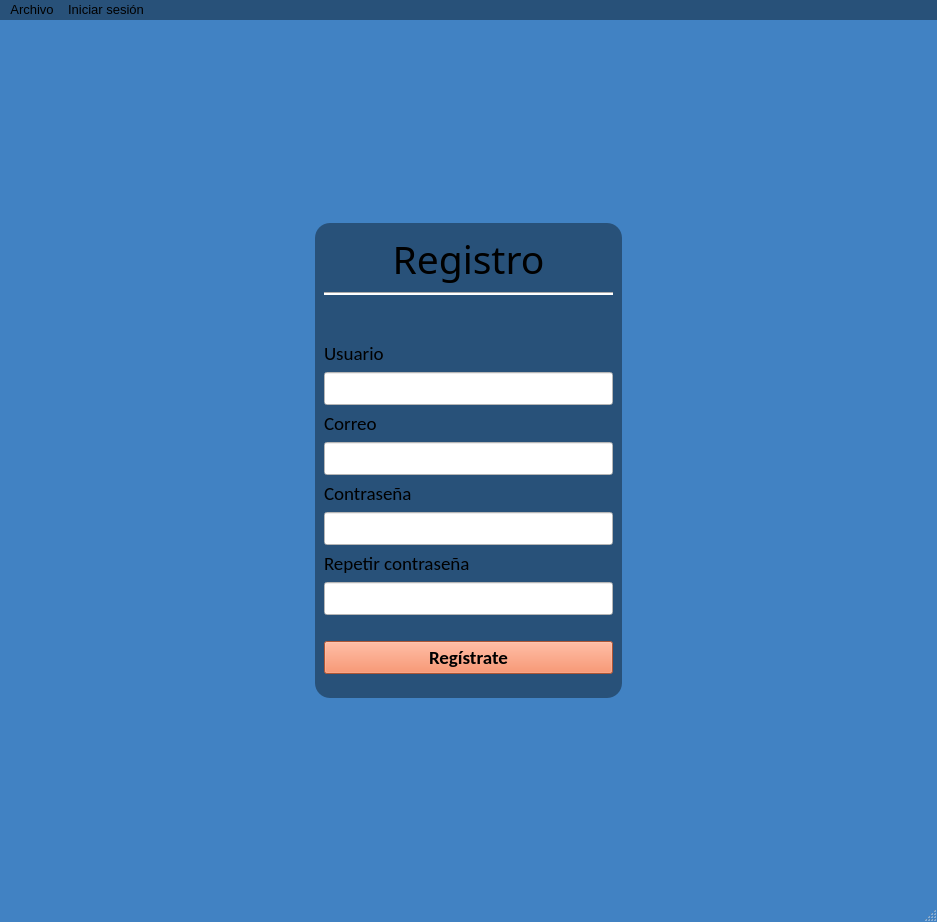
<?xml version="1.0" encoding="UTF-8"?>
<!-- Define la versión XML y la codificación UTF-8 para soportar caracteres especiales -->

<ui version="4.0">
  <!-- Indica que se está utilizando la versión 4.0 de Qt Designer -->

  <class>MainWindow</class>
  <!-- Define el nombre de la clase para esta interfaz de usuario como "MainWindow" -->

  <widget class="QMainWindow" name="MainWindow">
    <!-- Especifica que el widget principal es un QMainWindow con el nombre "MainWindow" -->

    <property name="windowModality">
      <enum>Qt::WindowModality::NonModal</enum>
    </property>
    <!-- La ventana tiene una modalidad "NonModal", permitiendo al usuario interactuar con otras ventanas abiertas -->

    <property name="geometry">
      <rect>
        <x>0</x>
        <y>0</y>
        <width>937</width>
        <height>922</height>
      </rect>
    </property>
    <!-- Define la posición y tamaño de la ventana principal: ubicada en (0,0) con un ancho de 937 y un alto de 922 píxeles -->

    <property name="font">
      <font>
        <hintingpreference>PreferDefaultHinting</hintingpreference>
      </font>
    </property>
    <!-- Configura la fuente para utilizar "PreferDefaultHinting", que mejora la visualización del texto en la pantalla -->

    <property name="windowTitle">
      <string>Registro Equipo_04</string>
    </property>
    <!-- Establece el título de la ventana como "MainWindow" -->

    <property name="layoutDirection">
      <enum>Qt::LayoutDirection::LeftToRight</enum>
    </property>
    <!-- Establece que la dirección de disposición de los elementos es de izquierda a derecha -->

    <property name="autoFillBackground">
      <bool>false</bool>
    </property>
    <!-- Desactiva el relleno automático de fondo en la ventana principal -->

    <property name="styleSheet">
      <string notr="true">QWidget#MainWindow{
        background-color: rgb(65, 130, 195);
      }</string>
    </property>
    <!-- Aplica un estilo CSS solo para el widget MainWindow, configurando un color de fondo azul claro (rgb(65, 130, 195)) -->

    <widget class="QWidget" name="centralwidget">
      <!-- Declara el widget central "centralwidget", que contiene el contenido principal de la ventana -->

      <property name="styleSheet">
        <string notr="true">display:flex;
          justify-content:center;
        </string>
      </property>
      <!-- Aplica un estilo CSS con "display: flex" en el widget central, para alinear su contenido al centro -->

      <layout class="QVBoxLayout" name="verticalLayout_2">
        <!-- Define un diseño vertical (QVBoxLayout) llamado "verticalLayout_2" para organizar los elementos verticalmente -->

        <item>
          <spacer name="verticalSpacer">
            <property name="orientation">
              <enum>Qt::Orientation::Vertical</enum>
            </property>
            <property name="sizeHint" stdset="0">
              <size>
                <width>20</width>
                <height>40</height>
              </size>
            </property>
          </spacer>
        </item>
        <!-- Añade un espaciador vertical para crear separación en el diseño, de 20 píxeles de ancho y 40 de alto -->

        <item>
          <layout class="QHBoxLayout" name="horizontalLayout">
            <!-- Define un diseño horizontal (QHBoxLayout) para organizar widgets en una fila -->

            <item>
              <spacer name="horizontalSpacer">
                <property name="orientation">
                  <enum>Qt::Orientation::Horizontal</enum>
                </property>
                <property name="sizeHint" stdset="0">
                  <size>
                    <width>40</width>
                    <height>20</height>
                  </size>
                </property>
              </spacer>
            </item>
            <!-- Añade un espaciador horizontal con tamaño sugerido 40x20 para proporcionar espacio lateral entre widgets -->

            <item>
              <widget class="QFrame" name="frame">
                <!-- Define un QFrame llamado "frame", que funciona como contenedor para agrupar otros widgets -->

                <property name="font">
                  <font>
                    <pointsize>9</pointsize>
                  </font>
                </property>
                <!-- Configura el tamaño de fuente en el frame como 9 puntos -->

                <property name="styleSheet">
                  <string notr="true">QWidget#frame{
                    border-radius:15px;
                    background-color: rgb(40, 81, 121);
                  }</string>
                </property>
                <!-- Aplica un estilo CSS personalizado al frame, con esquinas redondeadas de 15px y un fondo azul oscuro (rgb(40, 81, 121)) -->

                <property name="frameShape">
                  <enum>QFrame::Shape::StyledPanel</enum>
                </property>
                <!-- Configura el frame como un panel estilizado (StyledPanel) con un borde decorativo -->

                <property name="frameShadow">
                  <enum>QFrame::Shadow::Raised</enum>
                </property>
                <!-- Define la sombra del frame como "Raised" para darle un efecto de relieve o elevación -->

                <layout class="QVBoxLayout" name="verticalLayout">
                  <!-- Define un diseño vertical dentro del frame para organizar los widgets de arriba hacia abajo -->

                  <item>
                    <widget class="QLabel" name="labelRegistro">
                      <!-- Declara una etiqueta (QLabel) llamada "label_5" que muestra el texto "Registro" -->

                      <property name="font">
                        <font>
                          <family>Segoe UI Black</family>
                          <pointsize>29</pointsize>
                          <hintingpreference>PreferDefaultHinting</hintingpreference>
                        </font>
                      </property>
                      <!-- Configura la fuente como "Segoe UI Black" de 29 puntos para un texto en negrita y de gran tamaño -->

                      <property name="frameShape">
                        <enum>QFrame::Shape::NoFrame</enum>
                      </property>
                      <!-- Define el marco de la etiqueta como "NoFrame", sin borde alrededor del texto -->

                      <property name="frameShadow">
                        <enum>QFrame::Shadow::Plain</enum>
                      </property>
                      <!-- Configura la sombra de la etiqueta como "Plain", sin efecto de sombra adicional -->

                      <property name="text">
                        <string>Registro</string>
                      </property>
                      <!-- Define el texto de la etiqueta como "Registro" -->

                      <property name="textFormat">
                        <enum>Qt::TextFormat::RichText</enum>
                      </property>
                      <!-- Configura el formato de texto como "RichText", permitiendo HTML si es necesario -->

                      <property name="alignment">
                        <set>Qt::AlignmentFlag::AlignHCenter|Qt::AlignmentFlag::AlignTop</set>
                      </property>
                      <!-- Alinea el texto horizontalmente al centro y verticalmente en la parte superior de la etiqueta -->
                    </widget>
                  </item>

                  <item>
                    <widget class="Line" name="lineRegistro">
                      <!-- Declara un widget de tipo línea (Line) llamado "line", usado como separador visual horizontal -->

                      <property name="styleSheet">
                        <string notr="true">background-color: rgb(255, 255, 255);</string>
                      </property>
                      <!-- Define el color de fondo de la línea como blanco (rgb(255, 255, 255)) -->

                      <property name="orientation">
                        <enum>Qt::Orientation::Horizontal</enum>
                      </property>
                      <!-- Establece la orientación de la línea como horizontal -->
                    </widget>
                  </item>

                  <item>
                    <spacer name="verticalSpacer_3">
                      <!-- Añade un espaciador vertical llamado "verticalSpacer_3" para añadir espacio extra entre los widgets -->

                      <property name="orientation">
                        <enum>Qt::Orientation::Vertical</enum>
                      </property>
                      <!-- Configura el espaciador con orientación vertical -->

                      <property name="sizeHint" stdset="0">
                        <size>
                          <width>20</width>
                          <height>40</height>
                        </size>
                      </property>
                      <!-- Establece un tamaño sugerido para el espaciador: 20 de ancho y 40 de alto -->
                    </spacer>
                  </item>

                  <item>
                    <widget class="QLabel" name="labelUsuario">
                      <!-- Declara una etiqueta (QLabel) llamada "label", que muestra el texto "Usuario" -->

                      <property name="font">
                        <font>
                          <family>Calibri</family>
                          <pointsize>14</pointsize>
                          <hintingpreference>PreferDefaultHinting</hintingpreference>
                        </font>
                      </property>
                      <!-- Configura la fuente como "Calibri" de 14 puntos -->

                      <property name="text">
                        <string>Usuario</string>
                      </property>
                      <!-- Establece el texto de la etiqueta como "Usuario" -->
                    </widget>
                  </item>

                  <item>
                    <widget class="QLineEdit" name="editUsuario">
                      <!-- Define un campo de entrada de texto (QLineEdit) llamado "editUsuario" para que el usuario introduzca su nombre -->

                      <property name="font">
                        <font>
                          <family>Calibri</family>
                          <pointsize>14</pointsize>
                          <hintingpreference>PreferDefaultHinting</hintingpreference>
                        </font>
                      </property>
                      <!-- Configura la fuente del campo de texto en "Calibri" con tamaño 14 puntos -->

                      <property name="styleSheet">
                        <string notr="true">background-color: rgb(255, 255, 255); color:black;</string>
                      </property>
                      <!-- Asigna un fondo blanco al campo de entrada y texto en color negro -->

                      <property name="text">
                        <string/>
                      </property>
                      <!-- Define el campo de texto vacío inicialmente -->
                    </widget>
                  </item>
                  <item>
                    <widget class="QLabel" name="labelCorreo">
                      <!-- Declara otra etiqueta (QLabel) llamada "label_3", que mostrará el texto "Correo" -->

                      <property name="font">
                        <font>
                          <family>Calibri</family>
                          <pointsize>14</pointsize>
                          <hintingpreference>PreferDefaultHinting</hintingpreference>
                        </font>
                      </property>
                      <!-- Configura la fuente en "Calibri" con un tamaño de 14 puntos para el texto de la etiqueta -->

                      <property name="text">
                        <string>Correo</string>
                      </property>
                      <!-- Establece el texto de la etiqueta como "Correo" -->
                    </widget>
                  </item>

                  <item>
                    <widget class="QLineEdit" name="editCorreo">
                      <!-- Define otro campo de entrada de texto (QLineEdit) llamado "editCorreo", 
                      para que el usuario introduzca su correo electrónico -->

                      <property name="font">
                        <font>
                          <family>Calibri</family>
                          <pointsize>14</pointsize>
                        </font>
                      </property>
                      <!-- Configura la fuente del campo de texto con "Calibri" y un tamaño de 14 puntos -->

                      <property name="autoFillBackground">
                        <bool>false</bool>
                      </property>
                      <!-- Desactiva el fondo de autocompletar en este campo de texto -->

                      <property name="styleSheet">
                        <string notr="true">background-color:white; color:black;</string>
                      </property>
                      <!-- Aplica un fondo blanco al campo de entrada de texto y color de texto negro -->

                      <property name="text">
                        <string/>
                      </property>
                      <!-- Define el campo de texto como vacío al inicio -->
                    </widget>
                  </item>

                  <item>
                    <widget class="QLabel" name="labelContrasenna">
                      <!-- Declara una etiqueta (QLabel) llamada "label_2" que mostrará el texto "Contraseña" -->

                      <property name="font">
                        <font>
                          <family>Calibri</family>
                          <pointsize>14</pointsize>
                        </font>
                      </property>
                      <!-- Configura la fuente en "Calibri" con tamaño 14 puntos para el texto de la etiqueta -->

                      <property name="text">
                        <string>Contraseña</string>
                      </property>
                      <!-- Establece el texto de la etiqueta como "Contraseña" -->
                    </widget>
                  </item>

                  <item>
                    <widget class="QLineEdit" name="editContrasenna">
                      <!-- Define un campo de entrada de texto (QLineEdit) llamado "editContrasenna", 
                      donde el usuario introducirá su contraseña -->

                      <property name="font">
                        <font>
                          <family>Calibri</family>
                          <pointsize>14</pointsize>
                          <hintingpreference>PreferDefaultHinting</hintingpreference>
                        </font>
                      </property>
                      <!-- Configura la fuente del campo de texto en "Calibri" con un tamaño de 14 puntos -->

                      <property name="styleSheet">
                        <string notr="true">background-color: rgb(255, 255, 255); color:black;</string>
                      </property>
                      <!-- Aplica un fondo blanco y texto en color negro para el campo de entrada -->

                      <property name="text">
                        <string/>
                      </property>
                      <!-- Define el campo de texto como vacío inicialmente -->

                      <property name="echoMode">
                        <enum>QLineEdit::EchoMode::Password</enum>
                      </property>
                      <!-- Establece el modo de eco del campo como "Password", para ocultar los caracteres al introducir la contraseña -->
                    </widget>
                  </item>

                  <item>
                    <widget class="QLabel" name="labelRepetirContrasenna">
                      <!-- Declara una etiqueta (QLabel) llamada "label_4" que mostrará el texto "Repetir contraseña" -->

                      <property name="font">
                        <font>
                          <family>Calibri</family>
                          <pointsize>14</pointsize>
                        </font>
                      </property>
                      <!-- Configura la fuente en "Calibri" con un tamaño de 14 puntos para el texto de la etiqueta -->

                      <property name="text">
                        <string>Repetir contraseña</string>
                      </property>
                      <!-- Establece el texto de la etiqueta como "Repetir contraseña" -->
                    </widget>
                  </item>

                  <item>
                    <widget class="QLineEdit" name="editRContrasenna">
                      <!-- Define otro campo de entrada de texto (QLineEdit) llamado "editRContrasenna" 
                      para que el usuario confirme su contraseña -->

                      <property name="font">
                        <font>
                          <family>Calibri</family>
                          <pointsize>14</pointsize>
                        </font>
                      </property>
                      <!-- Configura la fuente del campo de texto en "Calibri" con tamaño 14 puntos -->

                      <property name="styleSheet">
                        <string notr="true">background-color:white; color:black;</string>
                      </property>
                      <!-- Aplica un fondo blanco y texto negro al campo de entrada de texto -->

                      <property name="text">
                        <string/>
                      </property>
                      <!-- Define el campo de texto como vacío inicialmente -->

                      <property name="echoMode">
                        <enum>QLineEdit::EchoMode::Password</enum>
                      </property>
                      <!-- Establece el modo de eco como "Password" para ocultar el texto al ingresar la contraseña de confirmación -->
                    </widget>
                  </item>

                  <item>
                    <spacer name="verticalSpacer_4">
                      <!-- Añade un espaciador vertical llamado "verticalSpacer_4" para proporcionar espacio entre widgets -->

                      <property name="orientation">
                        <enum>Qt::Orientation::Vertical</enum>
                      </property>
                      <!-- Configura el espaciador como vertical -->

                      <property name="sizeHint" stdset="0">
                        <size>
                          <width>20</width>
                          <height>20</height>
                        </size>
                      </property>
                      <!-- Define el tamaño sugerido del espaciador en 20 píxeles de ancho y 20 de alto -->
                    </spacer>
                  </item>

                  <item>
                    <widget class="QPushButton" name="btnRegistro">
                      <!-- Declara un botón (QPushButton) llamado "btnRegistro", para que el usuario complete el registro -->

                      <property name="font">
                        <font>
                          <family>Calibri</family>
                          <pointsize>14</pointsize>
                          <bold>true</bold>
                          <hintingpreference>PreferDefaultHinting</hintingpreference>
                        </font>
                      </property>
                      <!-- Configura la fuente del botón como "Calibri", tamaño de 14 puntos y con negrita activada -->

                      <property name="cursor">
                        <cursorShape>PointingHandCursor</cursorShape>
                      </property>
                      <!-- Cambia el cursor a una mano cuando el usuario pasa sobre el botón, indicando que es interactivo -->

                      <property name="styleSheet">
                        <string notr="true">background-color: #f2784b;</string>
                      </property>
                      <!-- Aplica un estilo CSS para cambiar el color de fondo del botón a un tono naranja (#f2784b) -->

                      <property name="text">
                        <string>Regístrate</string>
                      </property>
                      <!-- Establece el texto del botón como "Regístrate" -->
                    </widget>
                  </item>

                  <item>
                    <spacer name="verticalSpacer_5">
                      <!-- Añade un espaciador vertical adicional llamado "verticalSpacer_5" para crear más espacio entre los widgets -->

                      <property name="orientation">
                        <enum>Qt::Orientation::Vertical</enum>
                      </property>
                      <!-- Configura la orientación del espaciador como vertical -->

                      <property name="sizeHint" stdset="0">
                        <size>
                          <width>20</width>
                          <height>15</height>
                        </size>
                      </property>
                      <!-- Define el tamaño sugerido en 20 píxeles de ancho y 15 de alto -->
                    </spacer>
                  </item>
                  <!-- Fin de los elementos de diseño y widgets dentro del frame -->
                </layout>
              </widget>
            </item>

            <item>
              <spacer name="horizontalSpacer_2">
                <!-- Añade un segundo espaciador horizontal en el diseño horizontal principal para más separación lateral -->

                <property name="orientation">
                  <enum>Qt::Orientation::Horizontal</enum>
                </property>
                <!-- Define el espaciador como horizontal -->

                <property name="sizeHint" stdset="0">
                  <size>
                    <width>40</width>
                    <height>20</height>
                  </size>
                </property>
                <!-- Establece un tamaño sugerido de 40 píxeles de ancho y 20 de alto -->
              </spacer>
            </item>
          </layout>
        </item>

        <item>
          <spacer name="verticalSpacer_2">
            <!-- Añade un espaciador vertical en el diseño vertical principal para ajustar la separación final -->

            <property name="orientation">
              <enum>Qt::Orientation::Vertical</enum>
            </property>
            <!-- Configura el espaciador como vertical -->

            <property name="sizeHint" stdset="0">
              <size>
                <width>20</width>
                <height>40</height>
              </size>
            </property>
            <!-- Establece el tamaño sugerido de 20 píxeles de ancho y 40 de alto -->
          </spacer>
        </item>
      </layout>
    </widget>
    <widget class="QMenuBar" name="menubar">
      <!-- Declara un QMenuBar (barra de menú) llamado "menubar" para la ventana principal -->

      <property name="geometry">
        <rect>
          <x>0</x>
          <y>0</y>
          <width>937</width>
          <height>33</height>
        </rect>
      </property>
      <!-- Define la posición (0,0) y tamaño de la barra de menú (937 píxeles de ancho y 33 de alto) -->

      <property name="palette">
        <palette>
          <active>
            <colorrole role="WindowText">
              <brush brushstyle="SolidPattern">
                <color alpha="255">
                  <red>255</red>
                  <green>255</green>
                  <blue>255</blue>
                </color>
              </brush>
            </colorrole>
            <!-- Define el color del texto de la ventana como blanco (rgb(255, 255, 255)) cuando la ventana está activa -->

            <colorrole role="Button">
              <brush brushstyle="SolidPattern">
                <color alpha="255">
                  <red>40</red>
                  <green>81</green>
                  <blue>121</blue>
                </color>
              </brush>
            </colorrole>
            <!-- Define el color de fondo de los botones como azul oscuro (rgb(40, 81, 121)) en el estado activo -->

            <!-- Se repite esta estructura para diferentes roles de color, ajustando varios elementos visuales, como:
            - "Light", "Midlight", "Dark", "Mid" para distintos niveles de sombras y efectos visuales.
            - "Text", "BrightText" y "ButtonText" para diferentes colores de texto.
            - "Base" y "Window" para fondos.
            Cada uno tiene su configuración de color particular en estado activo, inactivo y desactivado. -->
          </active>

          <inactive>
            <!-- Configuraciones de color para la ventana en estado inactivo -->
          </inactive>

          <disabled>
            <!-- Configuraciones de color para la ventana en estado desactivado -->
          </disabled>
        </palette>
      </property>

      <property name="font">
        <font>
          <family>Arial</family>
          <pointsize>10</pointsize>
        </font>
      </property>
      <!-- Establece la fuente de la barra de menú en "Arial" y un tamaño de 10 puntos -->

      <property name="styleSheet">
        <string notr="true">background-color: rgb(40, 81, 121);</string>
      </property>
      <!-- Aplica un fondo de color azul oscuro (rgb(40, 81, 121)) a toda la barra de menú -->

      <widget class="QMenu" name="menuOpciones">
        <!-- Define un menú (QMenu) llamado "menuOpciones" dentro de la barra de menú -->

        <property name="font">
          <font>
            <family>Arial</family>
            <pointsize>10</pointsize>
          </font>
        </property>
        <!-- Configura la fuente del menú "Opciones" en "Arial" con tamaño de 10 puntos -->

        <property name="title">
          <string>Archivo</string>
        </property>
        <!-- Define el título del menú como "Archivo" -->

        <widget class="QMenu" name="menuAcerca_de">
          <!-- Declara un submenú (QMenu) llamado "menuAcerca_de" dentro del menú "Archivo" -->

          <property name="title">
            <string>Acerca de</string>
          </property>
          <!-- Establece el título del submenú como "Acerca de" -->

          <addaction name="actionNuestra_empresa"/>
          <!-- Añade una acción llamada "actionNuestra_empresa" al submenú "Acerca de" -->
        </widget>

        <addaction name="actionIniciar_sesion"/>
        <!-- Añade una acción llamada "actionIniciar_sesion" al menú "Archivo" -->

        <addaction name="menuAcerca_de"/>
        <!-- Añade el submenú "Acerca de" al menú "Archivo" -->
      </widget>

      <widget class="QMenu" name="menuIniciar_sesion">
        <property name="title">
          <string>Iniciar sesión</string>
        </property>
      </widget>
      <!-- Define otro menú en la barra de menú con el título "Iniciar sesión" -->

      <widget class="QMenu" name="menuRegistrate">
        <property name="title">
          <string>Regístrate</string>
        </property>
      </widget>
      <!-- Define un menú adicional en la barra de menú titulado "Regístrate" -->

      <addaction name="menuOpciones"/>
      <addaction name="menuIniciar_sesion"/>
      <addaction name="menuReg_strate"/>
      <!-- Añade los menús "Opciones", "Iniciar sesión" y "Regístrate" a la barra de menú -->
    </widget>

    <widget class="QStatusBar" name="statusbar"/>
    <!-- Declara una barra de estado (QStatusBar) llamada "statusbar" para mostrar mensajes de estado en la ventana principal -->

    <action name="actionIniciarSesion">
      <property name="text">
        <string>Vaciar campos de texto</string>
      </property>
      <property name="font">
        <font>
          <family>Calibri</family>
          <pointsize>10</pointsize>
        </font>
      </property>
    </action>
    <!-- Define una acción llamada "actionIniciar_sesion" con texto "Vaciar campos de texto" y fuente "Calibri" de 10 puntos -->

    <action name="actionNuestra_empresa">
      <property name="text">
        <string>Nuestra empresa</string>
      </property>
    </action>
    <!-- Define una acción adicional llamada "actionNuestra_empresa" con texto "Nuestra empresa" -->

  </widget>
  <resources/>
  <connections/>
  <!-- Fin del archivo de interfaz, con secciones de "resources" y "connections" vacías 
  para indicar la ausencia de recursos externos y conexiones de señales específicas -->
</ui>
